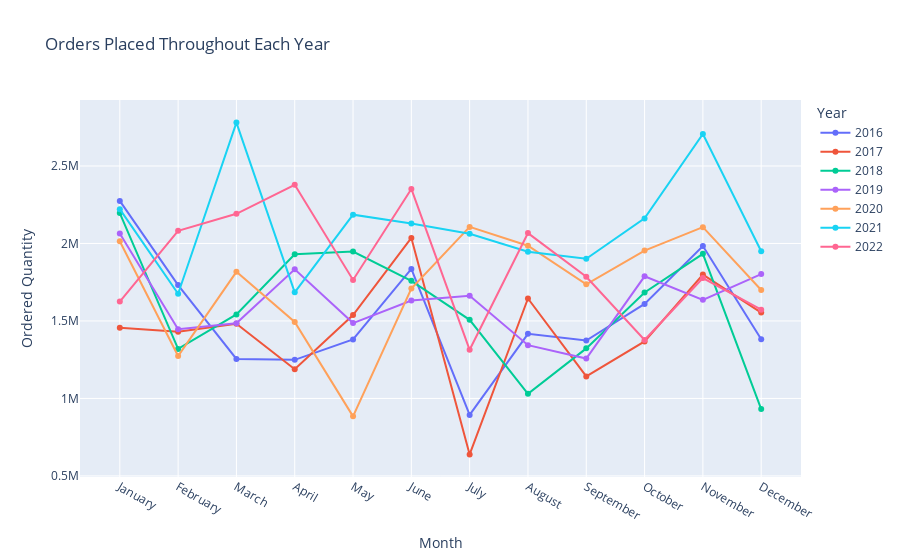

Here is the notebook cell this chart was saved with:
### Code cell
import plotly.graph_objects as go

df = pd.DataFrame(data_2016_2022)

# Group by Year and Month Name, then sum Ordered Quantity
grouped = df.groupby(['Year', 'Month Name'])['Ordered Quantity'].sum().unstack(level=0)

# Sorting the index to ensure months are in order
grouped = grouped.reindex(['January', 'February', 'March', 'April', 'May', 'June', 'July', 'August', 'September', 'October', 'November', 'December'])

# Plotting with Plotly
fig = go.Figure()

for year in grouped.columns:
    fig.add_trace(go.Scatter(x=grouped.index, y=grouped[year], mode='lines+markers', name=str(year)))

fig.update_layout(
    title='Orders Placed Throughout Each Year',
    xaxis_title='Month',
    yaxis_title='Ordered Quantity',
    xaxis=dict(tickmode='array', tickvals=list(grouped.index), ticktext=grouped.index),
    legend_title='Year'
)

fig.show()

### Figure 1 — Plotly figure (JSON) as saved in the notebook; plotly's stock layout.template omitted (floating-point values rounded to 4 significant figures)
{"data": [{"mode": "lines+markers", "name": "2016", "type": "scatter", "x": ["January", "February", "March", "April", "May", "June", "July", "August", "September", "October", "November", "December"], "y": [2274592, 1731900, 1254926, 1249180, 1381163, 1835457, 893646, 1416891, 1373372, 1610238, 1983898, 1382376]}, {"mode": "lines+markers", "name": "2017", "type": "scatter", "x": ["January", "February", "March", "April", "May", "June", "July", "August", "September", "October", "November", "December"], "y": [1455846, 1430572, 1481909, 1188681, 1538301, 2035576, 638857, 1645013, 1141792, 1368078, 1799468, 1554222]}, {"mode": "lines+markers", "name": "2018", "type": "scatter", "x": ["January", "February", "March", "April", "May", "June", "July", "August", "September", "October", "November", "December"], "y": [2196044, 1319640, 1542005, 1930836, 1947971, 1759003, 1507480, 1029590, 1323122, 1684024, 1932977, 931235]}, {"mode": "lines+markers", "name": "2019", "type": "scatter", "x": ["January", "February", "March", "April", "May", "June", "July", "August", "September", "October", "November", "December"], "y": [2064993, 1446474, 1484727, 1833191, 1486213, 1631606, 1663292, 1343636, 1257666, 1788129, 1636319, 1802415]}, {"mode": "lines+markers", "name": "2020", "type": "scatter", "x": ["January", "February", "March", "April", "May", "June", "July", "August", "September", "October", "November", "December"], "y": [2013973, 1274002, 1816939, 1493783, 884328, 1709705, 2107174, 1985745, 1736328, 1954321, 2105131, 1699807]}, {"mode": "lines+markers", "name": "2021", "type": "scatter", "x": ["January", "February", "March", "April", "May", "June", "July", "August", "September", "October", "November", "December"], "y": [2221661, 1675674, 2780127, 1684778, 2186045, 2128840, 2062394, 1946837, 1901662, 2161910, 2706787, 1950034]}, {"mode": "lines+markers", "name": "2022", "type": "scatter", "x": ["January", "February", "March", "April", "May", "June", "July", "August", "September", "October", "November", "December"], "y": [1625121, 2082097, 2191439, 2379068, 1764605, 2351846, 1313878, 2067128, 1785191, 1377403, 1777279, 1572576]}], "layout": {"legend": {"title": {"text": "Year"}}, "title": {"text": "Orders Placed Throughout Each Year"}, "xaxis": {"tickmode": "array", "ticktext": ["January", "February", "March", "April", "May", "June", "July", "August", "September", "October", "November", "December"], "tickvals": ["January", "February", "March", "April", "May", "June", "July", "August", "September", "October", "November", "December"], "title": {"text": "Month"}}, "yaxis": {"title": {"text": "Ordered Quantity"}}}}
